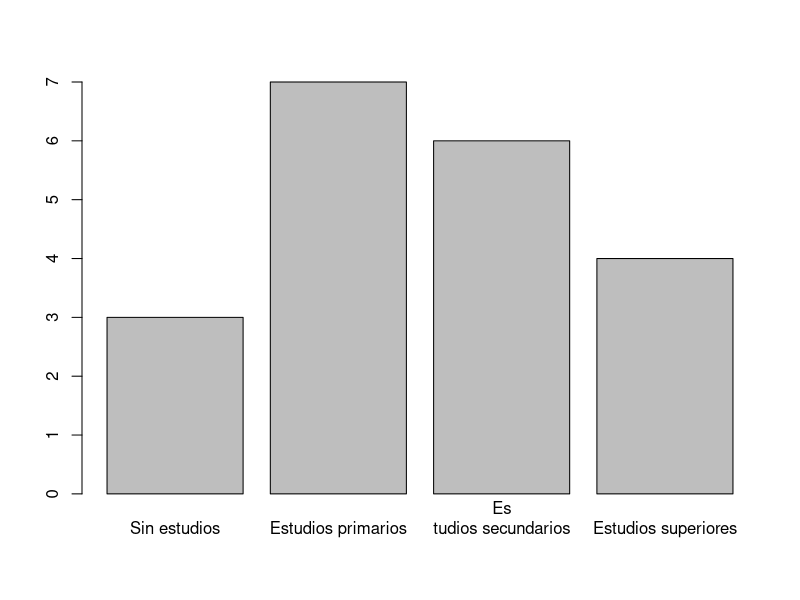
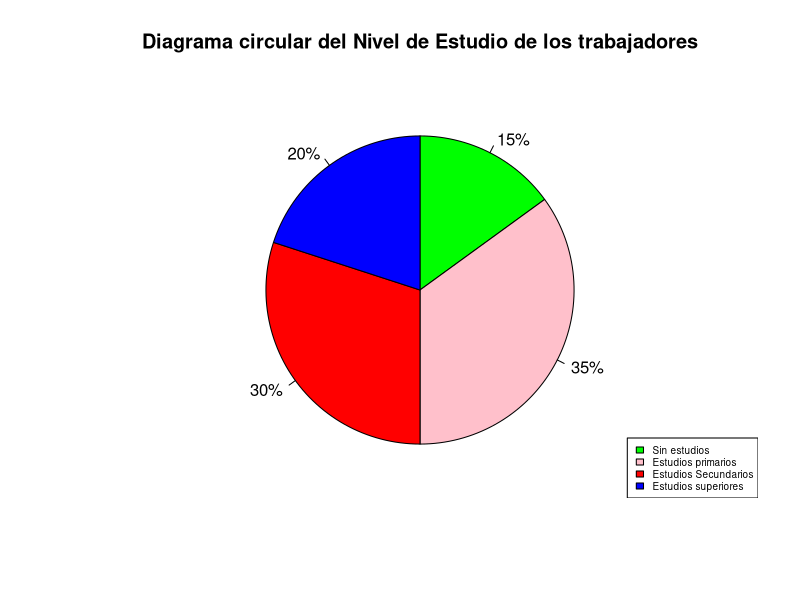

The R script that drew these images, in order:
#LABORATORIO 1: ORGANIZACIÓN DE DATOS: VARIABLE CUALITATIVA Y CUANTITATIVA 

#Se ha clasificado a 20 trabajadores de la empresa Transa S.A. según su nivel de estudios obteniéndose
#los siguientes resultados: 1 1 4 3 3 3 2 2 4 2 2 1 4 2 3 2 3 4 2 3.
# Donde 1 Sin estudios, 2 Estudios primarios, 3 Estudios Secundarios, 4 Estudios Superiores
# a. Hallar la tabla de frecuencias
# b. Realizar las gráficas respectivas
# c. Hallar el número de trabajadores con estudios secundarios
# d. Hallar el porcentaje de trabajadores sin estudios


# Introducir la data y hacemos el cambio de la data a variable cualitativa
x <- c(1,1,4,3,3,3,2,2,4,2,2,1,4,2,3,2,3,4,2,3) # data

y=factor(x,levels=c(1,2,3,4),labels=c("Sin estudios","Estudios primarios", "Es
tudios secundarios", "Estudios superiores"))
head(y) # muestra el panorama de los datos

# Hallamos la tabla de frecuencias:
Freq=table(y)
fi1 = prop.table(Freq)
Porc1= prop.table(Freq)*100
tabla1 = cbind(Freq, fi1,Porc1)
tabla1

# Hallamos el gráfico de barras:
# Grafico de barras
# Frecuencia Absoluta
barplot(Freq)

# Hallamos la gráfica circular o pastel:
# Frecuencia relativa Percentual
porcentaje<-c(15,35,30,20)
etiqueta<-c(paste(porcentaje,"%",sep=""))
colores<-c("green","pink","red","blue")
pie(porcentaje,labels=etiqueta,clockwise=TRUE,col=c("green","pink","red","blue")
    , main = "Diagrama circular del Nivel de Estudio de los trabajadores")
legend("bottomright",c("Sin estudios", "Estudios primarios", "Estudios Secundarios", "Estudios superiores"), cex=0.6,fill=colores)

